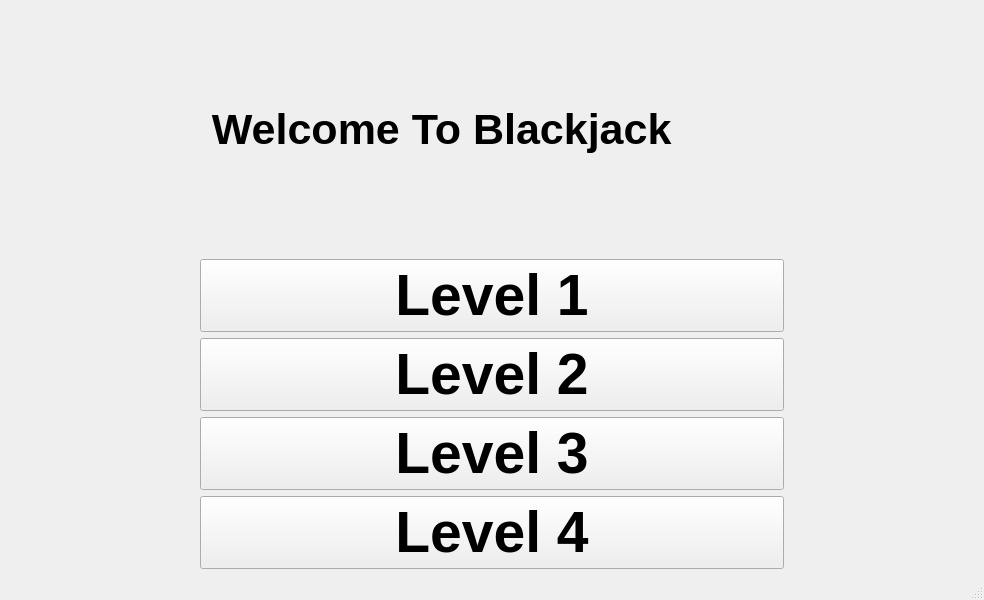
<?xml version="1.0" encoding="UTF-8"?>
<ui version="4.0">
 <class>MainWindow</class>
 <widget class="QMainWindow" name="MainWindow">
  <property name="geometry">
   <rect>
    <x>0</x>
    <y>0</y>
    <width>984</width>
    <height>600</height>
   </rect>
  </property>
  <property name="windowTitle">
   <string>MainWindow</string>
  </property>
  <widget class="QWidget" name="centralwidget">
   <layout class="QGridLayout" name="gridLayout_2">
    <property name="leftMargin">
     <number>200</number>
    </property>
    <property name="topMargin">
     <number>5</number>
    </property>
    <property name="rightMargin">
     <number>200</number>
    </property>
    <item row="1" column="0">
     <layout class="QVBoxLayout" name="verticalLayout">
      <item>
       <widget class="QLabel" name="welcomeText">
        <property name="font">
         <font>
          <family>Tahoma</family>
          <pointsize>32</pointsize>
          <bold>true</bold>
         </font>
        </property>
        <property name="text">
         <string> Welcome To Blackjack</string>
        </property>
       </widget>
      </item>
      <item>
       <widget class="QPushButton" name="levelOne">
        <property name="font">
         <font>
          <pointsize>43</pointsize>
          <bold>true</bold>
         </font>
        </property>
        <property name="text">
         <string>Level 1</string>
        </property>
       </widget>
      </item>
      <item>
       <widget class="QPushButton" name="levelTwo">
        <property name="font">
         <font>
          <pointsize>43</pointsize>
          <bold>true</bold>
         </font>
        </property>
        <property name="text">
         <string>Level 2</string>
        </property>
       </widget>
      </item>
      <item>
       <widget class="QPushButton" name="levelThree">
        <property name="font">
         <font>
          <pointsize>43</pointsize>
          <bold>true</bold>
         </font>
        </property>
        <property name="text">
         <string>Level 3</string>
        </property>
       </widget>
      </item>
      <item>
       <widget class="QPushButton" name="levelFour">
        <property name="font">
         <font>
          <pointsize>43</pointsize>
          <bold>true</bold>
         </font>
        </property>
        <property name="text">
         <string>Level 4</string>
        </property>
       </widget>
      </item>
     </layout>
    </item>
   </layout>
  </widget>
  <widget class="QMenuBar" name="menubar">
   <property name="geometry">
    <rect>
     <x>0</x>
     <y>0</y>
     <width>984</width>
     <height>26</height>
    </rect>
   </property>
  </widget>
  <widget class="QStatusBar" name="statusbar"/>
 </widget>
 <resources/>
 <connections/>
</ui>
